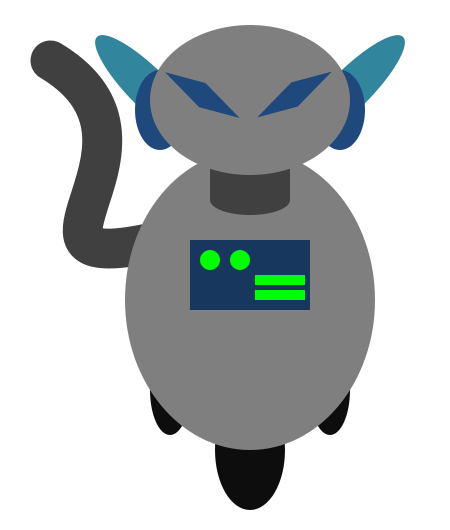
Frame 1 (no input)
Frame 60 (the mouse pressed at the canvas centre just before this capture): identical to frame 1, image omitted
Frame 120 (the mouse held since frame 60 and released just before this capture): identical to frame 1, image omitted

The Processing sketch that drew this single still picture (run headless with seeded random() and noise(); from frame 60 on, the mouse is pressed at the canvas centre):

// Processing sketch: processing_48296
// ── processing_48296.pde

void setup() {
  size(450, 530);
  background(255);

  smooth();
}

void draw() {
  background(255);

  r_hand();

  noStroke();
  body();
  neck();
  head();
}

void r_hand() {
  stroke(64);
  strokeWeight(40);
  noFill();
  bezier(200, 230, -50, 300, 200, 150, 50, 60);
}

void neck() {
  fill(64);
  rect(210, 150, 80, 50);
  ellipse(250, 200, 80, 30);
}

void body() {
  //タイヤ
  fill(13);
  ellipse(250, 450, 70, 120);
  ellipse(170, 390, 40, 90);
  ellipse(330, 390, 40, 90);

  //体
  fill(127);
  ellipse(250, 300, 250, 300);

  //パネル
  fill(23, 55, 94);
  rect(190, 240, 120, 70);
  fill(0, 255, 0);
  ellipse(210, 260, 20, 20);
  ellipse(240, 260, 20, 20);
  rect(255, 275, 50, 10);
  rect(255, 290, 50, 10);
}

void head() {
  //水色耳
  pushMatrix();
  translate(350, 90);
  fill(49, 133, 156);
  rotate(radians(45));
  ellipse(0, 0, 40, 150);
  popMatrix();

  pushMatrix();
  translate(150, 90);
  fill(49, 133, 156);
  rotate(radians(-45));
  ellipse(0, 0, 40, 150);
  popMatrix();

  //青耳
  fill(31, 73, 125);
  ellipse(340, 110, 50, 80);
  ellipse(160, 110, 50, 80);

  //顔
  fill(127);
  ellipse(250, 100, 200, 150);

  //目
  fill(31, 73, 125);
  r_eye(260, 180);
  l_eye(220, 52);
}

void r_eye(int x, int y) {
  pushMatrix();
  rotate(radians(-15));
  quad(x, y, x+42, y-25, x, y-25, x-42, y);
  //popMatrix();
}

void l_eye(int x, int y) {
  //pushMatrix();
  rotate(radians(30));
  quad(x, y, x-42, y-25, x, y-25, x+42, y);
  popMatrix();
}
